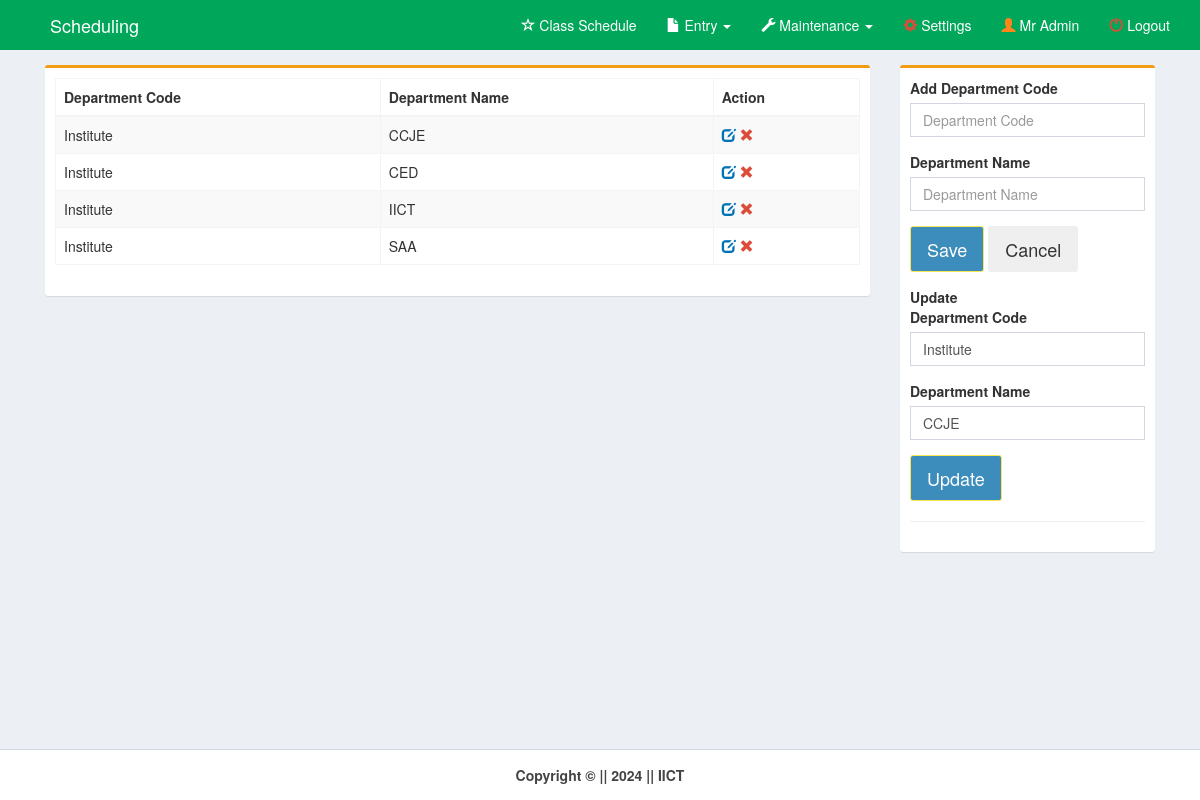
Page /pages/department.php?id=12&code=Institute&name=CCJE (signed in) on the committed database.
### tables this page shows
CREATE TABLE `dept` (
  `dept_id` int(11) NOT NULL,
  `dept_code` varchar(10) NOT NULL,
  `dept_name` varchar(100) NOT NULL
);

### pages/department.php (the view, shortened to what this page needs)
<!DOCTYPE html>
<html>
<head>
    <link rel="stylesheet" href="../bootstrap/css/bootstrap.min.css">
    <link rel="stylesheet" href="../plugins/datatables/dataTables.bootstrap.css">
    <link rel="stylesheet" href="../dist/css/AdminLTE.min.css">
    <link rel="stylesheet" href="../plugins/select2/select2.min.css">
    <link rel="stylesheet" href="../dist/css/skins/_all-skins.min.css">
</head>
<body class="hold-transition skin-green layout-top-nav" onload="myFunction()">
    <div class="wrapper">
        <div class="content-wrapper">
            <div class="container">
                <section class="content">
                    <div class="row">
                        <div class="col-md-9">
                            <div class="box box-warning">
                                <div class="box-body">
                                    <div class="row">
                                        <div class="col-md-12">
                                            <table class="table table-bordered table-striped"
                                                style="margin-right:-10px">
                                                <thead>
                                                    <tr>
                                                        <th>Department Code</th>
                                                        <th>Department Name</th>
                                                        <th>Action</th>
                                                    </tr>
                                                </thead>
                                                <?php
        include('../dist/includes/dbcon.php');
        $query=mysqli_query($con,"select * from dept order by dept_name")or die(mysqli_error($con));
          while($row=mysqli_fetch_array($query)){
            $id=$row['dept_id'];
            $code=$row['dept_code'];
            $name=$row['dept_name'];
    ?>
                                                <tr>
                                                    <td><?php echo $code;?></td>
                                                    <td><?php echo $name;?></td>
                                                    <td><a id="click"
                                                            href="department.php?id=<?php echo $id;?>&code=<?php echo $code;?>&name=<?php echo $name;?>">
                                                            <i class="glyphicon glyphicon-edit text-blue"></i></a>
                                                        <a id="removeme"
                                                            onclick="return confirm('Are you sure you want this record to be deleted?');"
                                                            href="department_del.php?id=<?php echo $id;?>">
                                                            <i class="glyphicon glyphicon-remove text-red"></i></a>
                                                    </td>
                                                </tr>
                                                <?php }?>
                                            </table>
                                        </div>
                                        <div class="col-md-6">
                                        </div>
                                    </div>
                                </div>
                            </div>
                        </div>
                        <div class="col-md-3">
                            <div class="box box-warning">
                                <div class="box-body">
                                    <div id="form">
                                        <div class="row">
                                            <div class="col-md-12">
                                                <form method="post" action="department_save.php">
                                                    <div class="form-group">
                                                        <label for="date">Add Department Code</label><br>
                                                        <input type="text" class="form-control" name="code"
                                                            placeholder="Department Code" required>
                                                    </div>
                                                    <div class="form-group">
                                                        <label for="date">Department Name</label><br>
                                                        <input type="text" class="form-control" name="name"
                                                            placeholder="Department Name" required>
                                                    </div>
                                            </div>
                                        </div>
                                        <div class="form-group">
                                            <button class="btn btn-lg btn-primary" id="daterange-btn" name="save"
                                                type="submit">
                                                Save
                                            </button>
                                            <button class="btn btn-lg" id="daterange-btn" type="reset">
                                                Cancel
                                            </button>
                                        </div>
                                    </div>
                                    <div id="form">
                                        <div class="row">
                                            <div class="col-md-12">
                                                <form method="post" action="department_update.php">
                                                    <div class="form-group">
                                                        <label for="date">Update <br> Department Code</label><br>
                                                        <input type="text" class="form-control" id="class" name="code"
                                                            value="<?php echo $_REQUEST['code'];?>"
                                                            placeholder="Department Code" required>
                                                    </div>
                                                    <div class="form-group">
                                                        <label for="date">Department Name</label><br>
                                                        <input type="text" class="form-control" id="class" name="name"
                                                            value="<?php echo $_REQUEST['name'];?>"
                                                            placeholder="Department Name" required>
                                                    </div>
                                            </div>
                                        </div>
                                        <div class="form-group">
                                            <button class="btn btn-lg btn-primary" id="daterange-btn" name="save"
                                                type="submit">
                                                Update
                                            </button>
                                        </div>
                                    </div>
                                    <hr>
                                </div>
                            </div>
                        </div>
                    </div>
                </section>
            </div>
        </div>
        <?php include('../dist/includes/footer.php');?>
    </div>
</body>
</html>

### rows in the picture
dept: dept_code "Institute", dept_name "CCJE"
dept: dept_code "Institute", dept_name "CED"
dept: dept_code "Institute", dept_name "IICT"
dept: dept_code "Institute", dept_name "SAA"

### other values in the picture
$_SESSION['name'] "Mr Admin"
